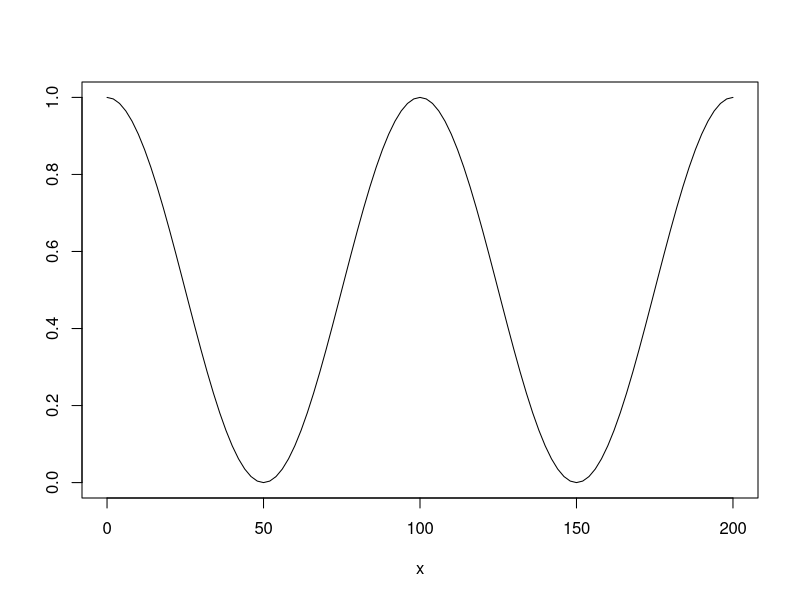
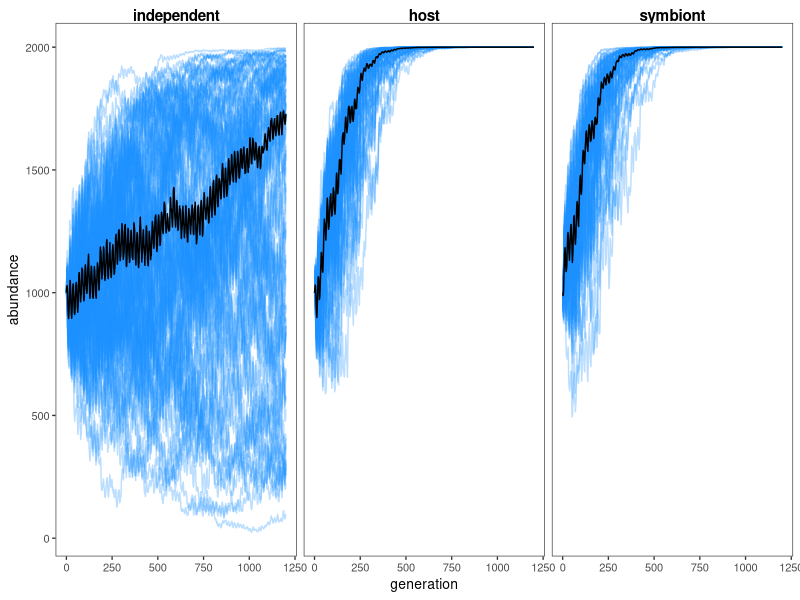
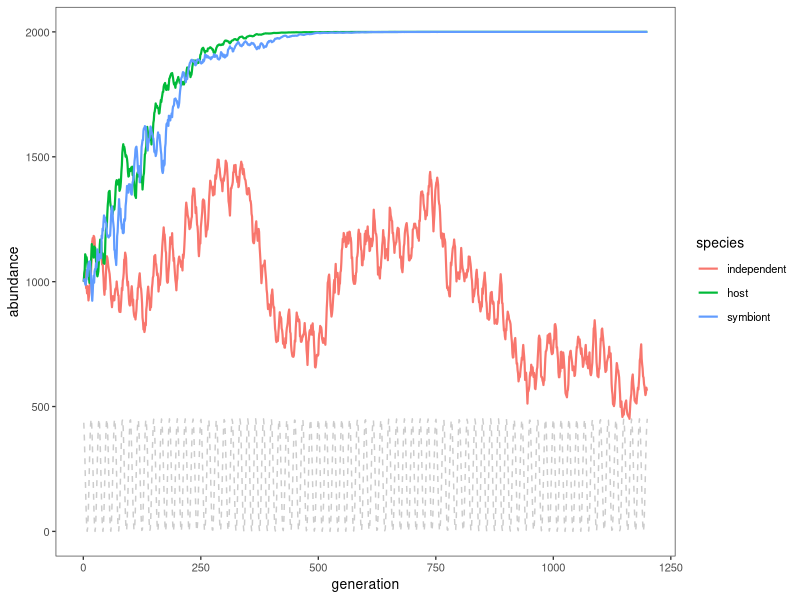
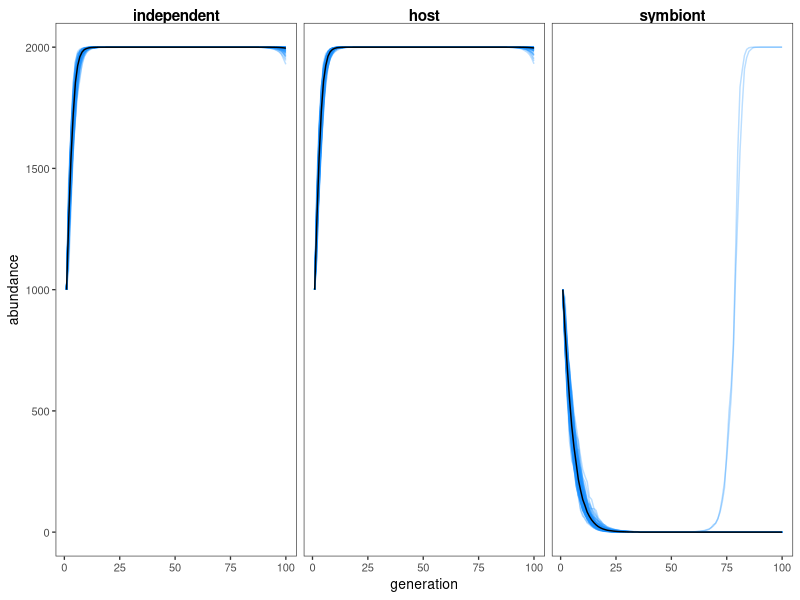
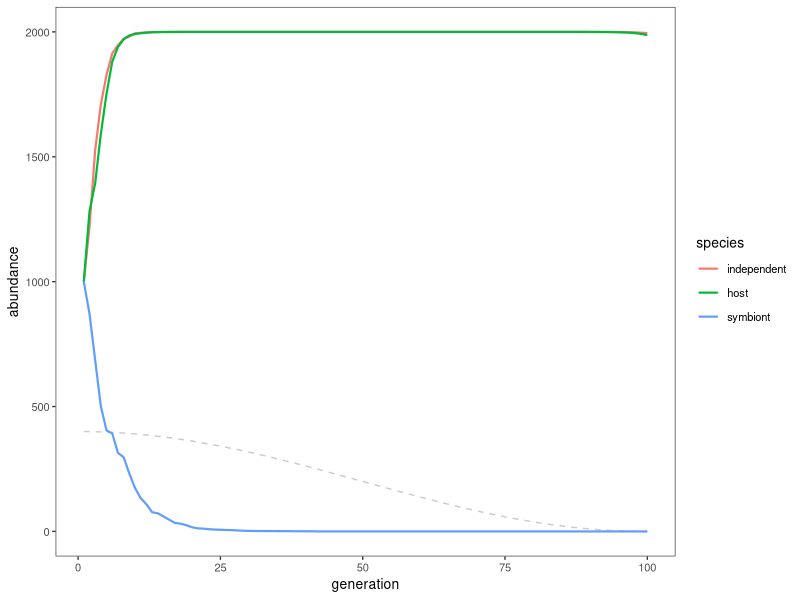
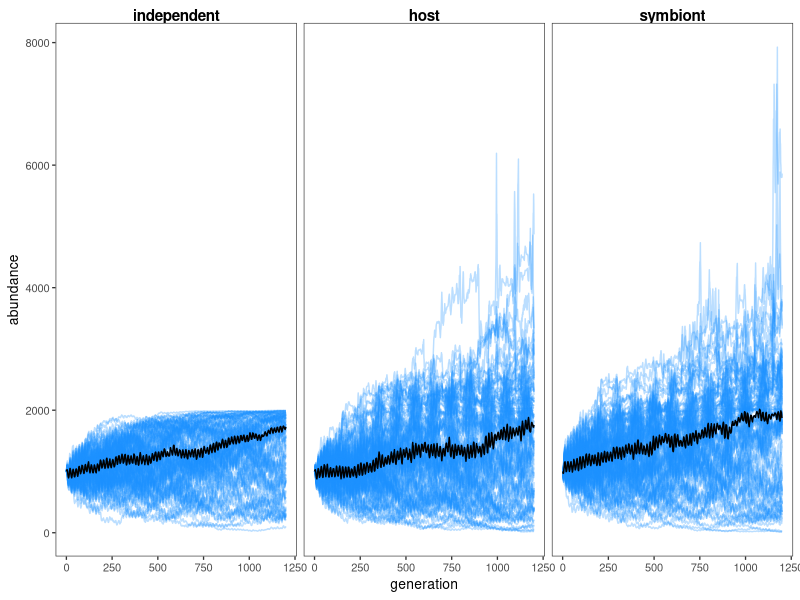
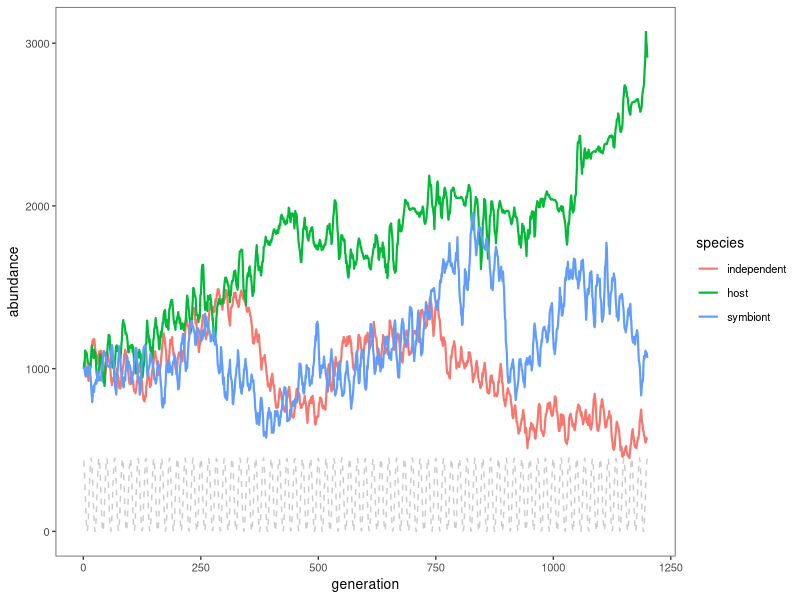

Generate these figures, in order, with R:
library(MASS)
library(tidyverse)
library(magrittr)
library(parallel)
library(grid)
library(car)



# Custom ggplot2 theme
theme_lan <- function(base_size = 10, base_family = 'Helvetica') {
    theme_bw(base_size = base_size, base_family = base_family) %+replace%
        theme(
            strip.text = element_text(face = 'bold', size = 11),
            strip.background = element_rect(color = NA, fill = NA),
            panel.grid = element_blank()
        )
}


inv_logit <- function(x){
    exp(x)/(1 + exp(x))
}
logit <- function(x){
    log(x/(1 - x))
}



# Discrete-time logistic growth for time t+1
log_growth <- function(N_t, r, K){
    # new_N <- N_t + r * N_t * (1 - N_t / K)
    new_N <- N_t * exp(r * (1 - N_t / K))
    # To avoid negative or very low abundances
    new_N <- ifelse(new_N < 0.5, 0, new_N)
    # Also rounding bc a partial individual makes no sense
    return(new_N)
}




# Sine curve with limits and set number of phases
# First function is for one x value, and is used inside the 2nd one and for plotting
u_curve_1x <- function(x, time_len, phases = 1, c_max = 1, c_min = 0) {
    phase_len <- time_len / phases
    (c_max - c_min) * 0.5 * {cos(phases * (x/phase_len) * pi) + 1} + c_min
}
u_curve <- function(time_len, phases = 1, c_max = 1, c_min = 0) {
    sapply(1:time_len, u_curve_1x, time_len, phases, c_max, c_min)
}

c_max = 1
c_min = -2
phases = 2
phase_len = 100

curve(u_curve_1x(x, time_len = phase_len*phases, phases = phases), 0, phase_len*phases, ylab='')



# Change a covariance matrix
change_cov_mat <- function(cov_matrix_0, i1, i2, new_cov){
    if (i1 == i2) { stop("Cannot change covariance with itself.") }
    new_cov_matrix <- cov_matrix_0
    new_cov_matrix[i1, i2] <- new_cov
    new_cov_matrix[i2, i1] <- new_cov
    return(new_cov_matrix)
}








# 3 species
# 1:2 decline with X
# 3 increases with X
# when X reaches a threshold, r for 2 affects r for 3, and vice versa


sym_3sp_dr <- function(b2_change_fun, phases = 1, abundances_0 = rep(1000, 3), 
                       b1s = c(-0.1,0.1), phase_len = 100, r_sd = 0.05, K = 2000,
                       spp_names = c('independent', 'host', 'symbiont')) {
    time_len <- as.integer(phases * phase_len)
    X <- u_curve(time_len, phases = phases, c_max = 1, c_min = -1)
    n_spp <- 3
    pop_sizes <- matrix(integer(time_len*n_spp), ncol = n_spp)
    
    pop_sizes[1,] <- abundances_0  # Initial abundances
    
    for (t in 2:time_len) {
        # How sp 3 affects 2, and vice versa
        rel_t <- (t %% phase_len) / phase_len
        b2s <- b2_change_fun(rel_t, t %/% phase_len)
        # Changing rs_t based on X[t], plus adding random noise
        # Linear deterministic portion based on X[t] and other sp abundances
        lin_det <- b1s[c(1,1,2)] * X[t] + c(0, b2s) * (pop_sizes[t-1,c(1,3,2)]/ K)
        rs_t <- lin_det + rnorm(n_spp, sd = r_sd)
        pop_sizes_t <- log_growth(pop_sizes[t-1,], rs_t, K)
        if (any(pop_sizes_t > K)) {
            warning("Population exceeded K. Maybe reduce r.")
        }
        pop_sizes[t,] <- pop_sizes_t
    }
    pop_sizes_df <- as_data_frame(pop_sizes)
    colnames(pop_sizes_df) <- spp_names
    pop_sizes_df <- pop_sizes_df %>%
        mutate(generation = 1:time_len) %>%
        select(generation, everything())
    return(pop_sizes_df)
}

# This assumes that each simulation returns df of same nrows
do_sims <- function(n_sims, sim_fun, seed = NULL, ...) {
    s0 <- Sys.time()
    if (!is.null(seed)) {set.seed(seed)}
    sim_list <- lapply(1:n_sims, function(i) { sim_fun(...) })
    per_sim <- nrow(sim_list[[1]])
    sim_df <- bind_rows(sim_list)
    sim_df <- mutate(sim_df, sim = rep(1:n_sims, each = per_sim))
    s1 = Sys.time()
    cat(format(n_sims * per_sim, big.mark = ',', scientific = FALSE), 
        'simulated generations took', sprintf("%.2f", s1 - s0), 'secs')
    return(sim_df)
}






# =========================================================
# =========================================================
# Simulation set 1: sp 2 and sp 3 equally affected by X, but in different directions
# Cyclical X for 8 phases
# Relatively low b1
# =========================================================
# =========================================================

# ---------------
# Setting simulation parameters
# ---------------
n_phases <- 12
n_sims <- 100
phase_len <- 100
# Effect of X on sp 1:2, 3
b1s <- c(0.05, -0.05)
r_sd <- 0.05
b2_change_disc <- function(rel_t, phases_done, b1_X = abs(b1s[1])) {
    i <- max(which(c(-Inf, 0.25, 0.5, 0.75) <= (rel_t + 0 * phases_done)))
    # Effect of species 3 on 2
    b3_2 <- (c(0, 0.25, 0.5, 0) * b1_X)[i]
    # Effect of species 2 on 3
    b2_3 <- (c(0.5, 0, 0, 0.25) * b1_X)[i]
    return(c(b3_2, b2_3))
}
b2_change_cont <- function(rel_t, phases_done, lambda = 0.025) {
    beta1 <- abs((2 * rel_t) - 1)
    b3_2 <- (1 - beta1) * lambda
    b2_3<- beta1 * lambda
    return(c(b3_2, b2_3))
}



# 80,000 simulated generations took 2.72 secs
sim_df <- do_sims(n_sims, sym_3sp_dr, 8, b2_change_fun = b2_change_cont, 
                  phases = n_phases, b1s = b1s, phase_len = phase_len, r_sd = r_sd) %>%
    gather(species, abundance, -generation, -sim, factor_key = TRUE)


sim_df %>% 
    ggplot(aes(generation, abundance)) +
    geom_line(aes(group = sim), alpha = 0.3, color = 'dodgerblue') +
    stat_summary(geom = 'line', fun.y = median) +
    theme_lan() +
    facet_grid( ~ species)


sim_df %>% 
    filter(generation == (n_phases * phase_len)) %>% 
    group_by(species) %>% 
    summarize(survived = mean(abundance > 0))



# Focusing on 1 randomly chosen simulation
set.seed(4)
sim_df %>%
    filter(sim == sample(1:n_sims, 1)) %T>%
    {p_limits <<- c(c_max = max(c(min(.$abundance), 0 + diff(range(.$abundance))/10)), 
                    c_min = 0); .} %>% 
    ggplot(aes(generation, abundance, color = species)) +
    stat_function(fun = u_curve_1x,
                  args = list(phases = n_phases, time_len = n_phases * phase_len,
                              c_max = p_limits['c_max'],
                              c_min = p_limits['c_min']),
                  linetype = 2, color = 'gray80', size = 0.5, n = 1001) +
    geom_line(size = 0.75) +
    theme_lan()







# =========================================================
# =========================================================
# Simulation set 2: sp 2 and sp 3 equally affected by X, but in different directions
# Cyclical X for 1 phase
# =========================================================
# =========================================================

# ---------------
# Setting simulation parameters
# ---------------
n_phases <- 1
n_sims <- 100
phase_len <- 100
# Effect of X on sp 1:2, 3
b1s <- c(0.5, -0.5)
r_sd <- 0.1
b2_change_cont <- function(rel_t, phases_done, lambda = max(b1s)/2) {
    beta1 <- abs((2 * rel_t) - 1)
    b3_2 <- (1 - beta1) * lambda
    b2_3<- beta1 * lambda
    return(c(b3_2, b2_3))
}

sim_df <- do_sims(n_sims, sym_3sp_dr, 7, b2_change_fun = b2_change_cont, 
                  phases = n_phases, b1s = b1s, phase_len = phase_len, 
                  r_sd = r_sd) %>%
    gather(species, abundance, -generation, -sim, factor_key = TRUE)

sim_df %>% 
    ggplot(aes(generation, abundance)) +
    geom_line(aes(group = sim), alpha = 0.3, color = 'dodgerblue') +
    stat_summary(geom = 'line', fun.y = median) +
    theme_lan() +
    facet_grid( ~ species)


sim_df %>% 
    filter(generation == (n_phases * phase_len)) %>% 
    group_by(species) %>% 
    summarize(survived = mean(abundance > 0))



# Focusing on 1 randomly chosen simulation
set.seed(7)
sim_df %>%
    filter(sim == sample(1:n_sims, 1)) %T>%
    {p_limits <<- c(c_max = max(c(min(.$abundance), diff(range(.$abundance))/5)), 
                    c_min = 0); .} %>% 
    ggplot(aes(generation, abundance, color = species)) +
    stat_function(fun = u_curve_1x,
                  args = list(phases = n_phases, time_len = n_phases * phase_len,
                              c_max = p_limits['c_max'],
                              c_min = p_limits['c_min']),
                  linetype = 2, color = 'gray80', size = 0.5, n = 1001) +
    geom_line(size = 0.75) +
    theme_lan()












# =======================================================================================
# =======================================================================================
# =======================================================================================
# =======================================================================================
# =======================================================================================
# =======================================================================================
# =======================================================================================
# =======================================================================================
# =======================================================================================
# =======================================================================================






sym_3sp_dk <- function(b2_change_fun, phases = 1, abundances_0 = rep(1000, 3), 
                       b1s = c(-0.1,0.1), phase_len = 100, r_sd = 0.05, K_0 = 2000,
                       spp_names = c('independent', 'host', 'symbiont')) {
    time_len <- as.integer(phases * phase_len)
    X <- u_curve(time_len, phases = phases, c_max = 1, c_min = -1)
    n_spp <- 3
    pop_sizes <- matrix(integer(time_len*n_spp), ncol = n_spp)
    
    pop_sizes[1,] <- abundances_0  # Initial abundances
    
    for (t in 2:time_len) {
        # How sp 3 affects 2, and vice versa
        rel_t <- (t %% phase_len) / phase_len
        b2s <- b2_change_fun(rel_t, t %/% phase_len)
        # Changing Ks_t based on other sp abundances
        Ks_t <- K_0 + c(0, b2s) * pop_sizes[t-1,c(1,3,2)]
        # Changing rs_t based on X[t] and random noise
        rs_t <- b1s[c(1,1,2)] * X[t] + rnorm(n_spp, sd = r_sd)
        pop_sizes_t <- log_growth(pop_sizes[t-1,], rs_t, Ks_t)
        pop_sizes[t,] <- pop_sizes_t
    }
    pop_sizes_df <- as_data_frame(pop_sizes)
    colnames(pop_sizes_df) <- spp_names
    pop_sizes_df <- pop_sizes_df %>%
        mutate(generation = 1:time_len) %>%
        select(generation, everything())
    return(pop_sizes_df)
}





# =========================================================
# =========================================================
# Simulation set 4: sp 2 and sp 3 equally affected by X, but in different directions
# Cyclical X for multiple phases
# =========================================================
# =========================================================



# ---------------
# Setting simulation parameters
# ---------------
n_phases <- 12
n_sims <- 100
phase_len <- 100
# Effect of X on sp 1:2, 3
b1s <- c(0.05, -0.05)
r_sd <- 0.05
b2_change_cont <- function(rel_t, phases_done, lambda = 1) {
    beta1 <- abs((2 * rel_t) - 1)
    b3_2 <- (1 - beta1) * lambda
    b2_3<- beta1 * lambda
    return(c(b3_2, b2_3))
}




# 80,000 simulated generations took 2.72 secs
sim_df <- do_sims(n_sims, sym_3sp_dk, 8, b2_change_fun = b2_change_cont, phases = n_phases,
                  b1s = b1s, phase_len = phase_len, r_sd = r_sd) %>%
    gather(species, abundance, -generation, -sim, factor_key = TRUE)

sim_df %>% 
    ggplot(aes(generation, abundance)) +
    geom_line(aes(group = sim), alpha = 0.3, color = 'dodgerblue') +
    stat_summary(geom = 'line', fun.y = median) +
    theme_lan() +
    facet_grid( ~ species)


sim_df %>% 
    filter(generation == (n_phases * phase_len)) %>% 
    group_by(species) %>% 
    summarize(survived = mean(abundance > 0))



# Focusing on 1 randomly chosen simulation
set.seed(4)
sim_df %>%
    filter(sim == sample(1:n_sims, 1)) %T>%
    {p_limits <<- c(c_max = max(c(min(.$abundance), 0 + diff(range(.$abundance))/10)), 
                    c_min = 0); .} %>% 
    ggplot(aes(generation, abundance, color = species)) +
    stat_function(fun = u_curve_1x,
                  args = list(phases = n_phases, time_len = n_phases * phase_len,
                              c_max = p_limits['c_max'],
                              c_min = p_limits['c_min']),
                  linetype = 2, color = 'gray80', size = 0.5, n = 1001) +
    geom_line(size = 0.75) +
    theme_lan()



# Discrete-time logistic growth for time t+1
log_growth <- function(N_t, r, K){
    # new_N <- N_t + r * N_t * (1 - N_t / K)
    new_N <- N_t * exp(r * (1 - N_t / K))
    # To avoid negative abundances
    new_N <- ifelse(new_N < 0, 0, new_N)
    # Also rounding bc a partial individual makes no sense
    # return(matrix(as.integer(new_N), nrow = 1))
    return(new_N)
}

sapply(seq(1000, 2000, 1000), log_growth, N_t = 100, r = 0.1)



log_growth(100, 0.1, 000)


